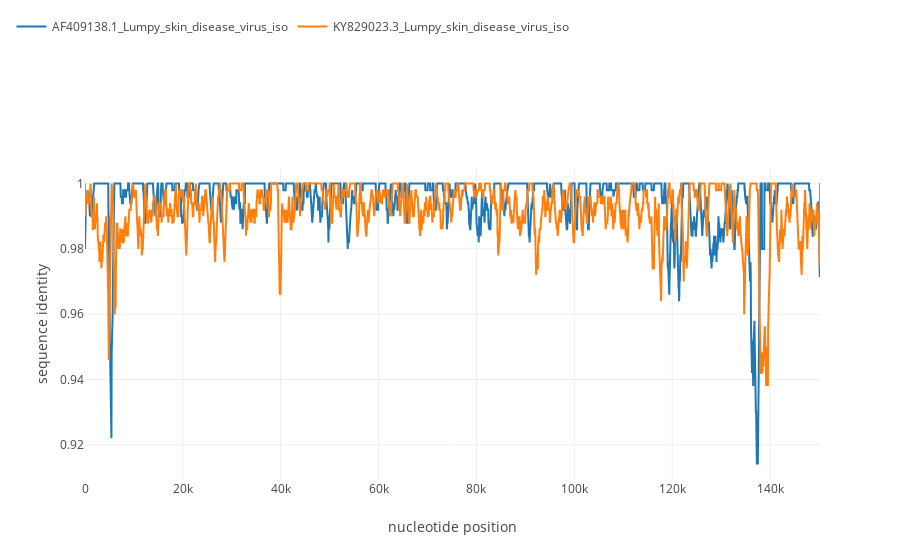

Here is the notebook cell this chart was saved with:
### Code cell
simgen("./data/1_lsdv_long_genomes.fasta", window=500, shift=50, pot_rec=2)

### Figure 1 — Plotly figure (JSON) as saved in the notebook; plotly's stock layout.template omitted (floating-point values rounded to 4 significant figures; data arrays with more than 128 entries replaced by an {"elided": "..."} marker saying what was removed)
{"data": [{"name": "AF409138.1_Lumpy_skin_disease_virus_iso", "type": "scatter", "uid": "0303c748-a6c3-11e8-87d1-d46a6a82ea71", "x": {"elided": "3006 int values"}, "y": {"elided": "3005 float values"}}, {"name": "KY829023.3_Lumpy_skin_disease_virus_iso", "type": "scatter", "uid": "0303c749-a6c3-11e8-9041-d46a6a82ea71", "x": {"elided": "3006 int values"}, "y": {"elided": "3005 float values"}}], "layout": {"legend": {"orientation": "h", "x": -0.1, "y": 1.5}, "xaxis": {"title": "nucleotide position"}, "yaxis": {"title": "sequence identity"}}}
